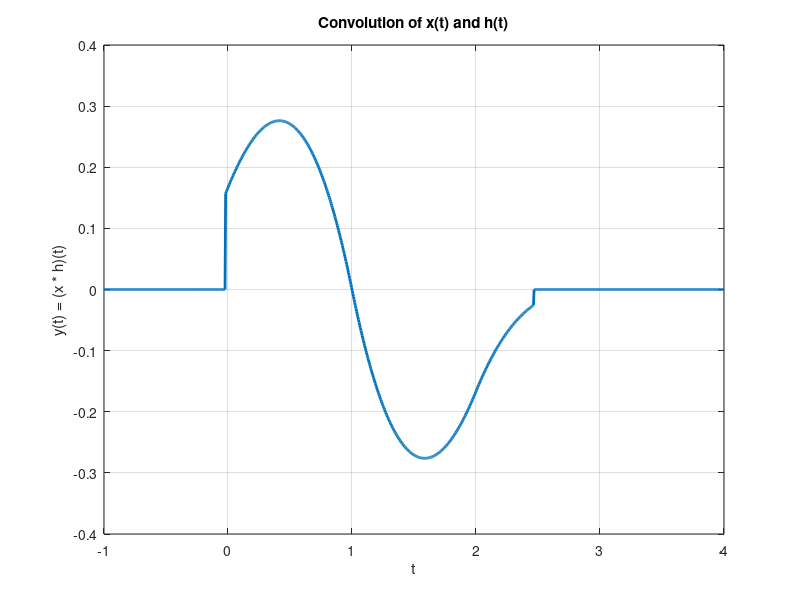

The MATLAB source for this figure:
t = linspace(-1, 4, 1000);  % Covering range of interest

% Define x(tau)
x = @(tau) (tau >= 0 & tau < 1) .* tau + ...
           (tau >= 1 & tau < 2) .* (2 - tau);

% Define h(tau)
h = @(tau) (tau > -1 & tau < 0) .* (tau + 1) + ...
           (tau > 0 & tau < 1) .* (tau - 1);

% Output y(t) = x * h
y = zeros(size(t));

% Perform convolution numerically
for i = 1:length(t)
    ti = t(i);
    integrand = @(tau) x(tau) .* h(ti - tau);
    y(i) = integral(integrand, -10, 10);  % Use wide enough limits
end

% Plot the result
figure;
plot(t, y, 'LineWidth', 2);
xlabel('t');
ylabel('y(t) = (x * h)(t)');
title('Convolution of x(t) and h(t)');
grid on;